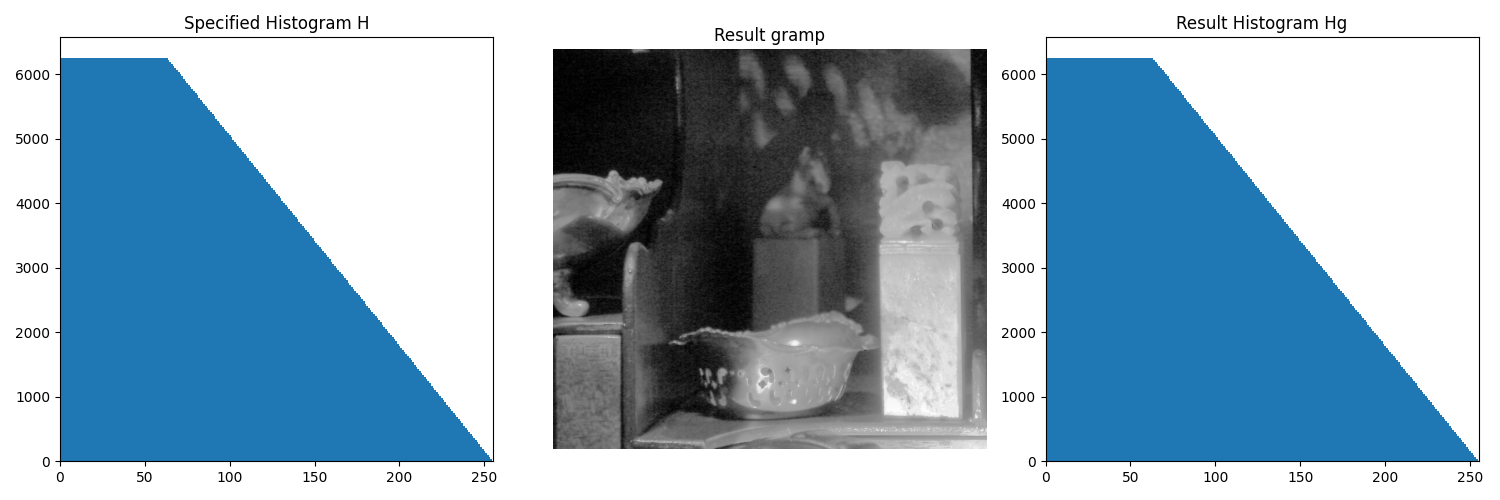

Generate this figure with Python:

import sys
import os
import numpy as np
import matplotlib.pyplot as plt
from skimage.io import imread
from skimage.exposure import histogram
from libDIPUM.exacthist import exacthist
from libDIPUM.fun2hist import fun2hist
from libDIPUM.trapezmf import trapezmf
from libDIPUM.data_path import dip_data

# Image loading
img_path = dip_data('hidden-horse.tif')
f = imread(img_path)
if f.ndim == 3: f = f[:,:,0]

M, N = f.shape

# Generate function: uniform then ramp tail.
# z = 1:256
z = np.arange(1, 257)
# trapezmf(z, 0, 0, 64, 256)
# This means:
# a=0, b=0 (flat start)
# c=64 (start of ramp down)
# d=256 (end of ramp down)
# So flat 1.0 from 0 to 64, then ramp down to 0 at 256.
fun = trapezmf(z, 0, 0, 64, 256)

# Generate histogram
H = fun2hist(fun, M * N)

# Generate image with this histogram
# exacthist(f, H) returns (g, Hg, lexiOrder)
# Note: exacthist.m returns [g, Hg, lexiOrder]. My internal implementation of exacthist.py does same.
# MATLAB script calls: gramp = exacthist(...)
# If function returns multiple values, MATLAB assigns first to gramp.
# Python: tuple unpacking or index [0].

result = exacthist(f, H)
gramp = result[0]

# Calculate histogram of result for display check
counts, centers = histogram(gramp, nbins=256, source_range='image')

# Display
fig, axes = plt.subplots(1, 3, figsize=(15, 5))

# 1. Specified Histogram H
axes[0].bar(np.arange(256), H, width=1)
axes[0].set_title('Specified Histogram H')
axes[0].set_xlim([0, 255])

# 2. Result Image
axes[1].imshow(gramp, cmap='gray', vmin=0, vmax=255)
axes[1].set_title('Result gramp')
axes[1].axis('off')

# 3. Result Histogram Hg
axes[2].bar(centers, counts, width=1)
axes[2].set_title('Result Histogram Hg')
axes[2].set_xlim([0, 255])

plt.tight_layout()
plt.savefig('Figure329.png')
print("Saved Figure329.png")
plt.show()
